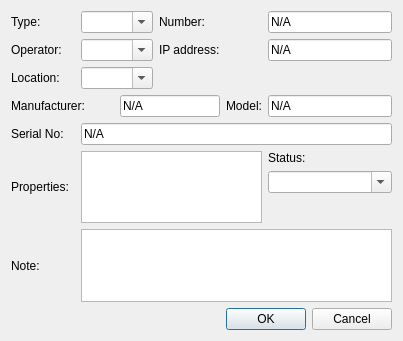
<?xml version="1.0" encoding="UTF-8"?>
<ui version="4.0">
 <class>Items</class>
 <widget class="QDialog" name="Items">
  <property name="geometry">
   <rect>
    <x>0</x>
    <y>0</y>
    <width>369</width>
    <height>341</height>
   </rect>
  </property>
  <property name="windowTitle">
   <string>Dialog</string>
  </property>
  <layout class="QGridLayout" name="gridLayout">
   <item row="0" column="0">
    <widget class="QLabel" name="label">
     <property name="text">
      <string>Type:</string>
     </property>
    </widget>
   </item>
   <item row="0" column="2" colspan="2">
    <widget class="InventoryComboBox" name="type_comboBox">
     <property name="editable">
      <bool>true</bool>
     </property>
     <property name="currentIndex">
      <number>-1</number>
     </property>
    </widget>
   </item>
   <item row="0" column="4">
    <widget class="QLabel" name="label_2">
     <property name="text">
      <string>Number:</string>
     </property>
    </widget>
   </item>
   <item row="0" column="6">
    <widget class="InventoryLineEdit" name="number_lineEdit">
     <property name="text">
      <string>N/A</string>
     </property>
    </widget>
   </item>
   <item row="1" column="0">
    <widget class="QLabel" name="label_3">
     <property name="text">
      <string>Operator:</string>
     </property>
    </widget>
   </item>
   <item row="1" column="2" colspan="2">
    <widget class="InventoryComboBox" name="operator_comboBox">
     <property name="editable">
      <bool>true</bool>
     </property>
    </widget>
   </item>
   <item row="1" column="4">
    <widget class="QLabel" name="label_7">
     <property name="text">
      <string>IP address:</string>
     </property>
    </widget>
   </item>
   <item row="1" column="6">
    <widget class="InventoryLineEdit" name="ipaddress_lineEdit">
     <property name="text">
      <string>N/A</string>
     </property>
    </widget>
   </item>
   <item row="2" column="0">
    <widget class="QLabel" name="label_4">
     <property name="text">
      <string>Location:</string>
     </property>
    </widget>
   </item>
   <item row="2" column="2" colspan="2">
    <widget class="InventoryComboBox" name="location_comboBox">
     <property name="editable">
      <bool>true</bool>
     </property>
    </widget>
   </item>
   <item row="3" column="0" colspan="3">
    <widget class="QLabel" name="label_5">
     <property name="text">
      <string>Manufacturer:</string>
     </property>
    </widget>
   </item>
   <item row="3" column="3" colspan="2">
    <widget class="InventoryLineEdit" name="manufacturer_lineEdit">
     <property name="text">
      <string>N/A</string>
     </property>
    </widget>
   </item>
   <item row="3" column="5">
    <widget class="QLabel" name="label_6">
     <property name="text">
      <string>Model:</string>
     </property>
    </widget>
   </item>
   <item row="3" column="6">
    <widget class="InventoryLineEdit" name="model_lineEdit">
     <property name="text">
      <string>N/A</string>
     </property>
    </widget>
   </item>
   <item row="4" column="0">
    <widget class="QLabel" name="label_8">
     <property name="text">
      <string>Serial No:</string>
     </property>
    </widget>
   </item>
   <item row="4" column="2" colspan="5">
    <widget class="InventoryLineEdit" name="serialno_lineEdit">
     <property name="text">
      <string>N/A</string>
     </property>
    </widget>
   </item>
   <item row="7" column="0">
    <widget class="QLabel" name="label_9">
     <property name="text">
      <string>Note:</string>
     </property>
    </widget>
   </item>
   <item row="7" column="2" colspan="5">
    <widget class="QTextEdit" name="note_textEdit"/>
   </item>
   <item row="9" column="5" colspan="2">
    <widget class="QDialogButtonBox" name="buttonBox">
     <property name="orientation">
      <enum>Qt::Horizontal</enum>
     </property>
     <property name="standardButtons">
      <set>QDialogButtonBox::Cancel|QDialogButtonBox::Ok</set>
     </property>
    </widget>
   </item>
   <item row="5" column="0">
    <widget class="QLabel" name="label_11">
     <property name="text">
      <string>Properties:</string>
     </property>
    </widget>
   </item>
   <item row="5" column="6">
    <layout class="QVBoxLayout" name="verticalLayout">
     <item>
      <widget class="QLabel" name="label_10">
       <property name="text">
        <string>Status:</string>
       </property>
      </widget>
     </item>
     <item>
      <widget class="InventoryComboBox" name="status_comboBox">
       <property name="editable">
        <bool>true</bool>
       </property>
      </widget>
     </item>
     <item>
      <spacer name="verticalSpacer">
       <property name="orientation">
        <enum>Qt::Vertical</enum>
       </property>
       <property name="sizeHint" stdset="0">
        <size>
         <width>20</width>
         <height>18</height>
        </size>
       </property>
      </spacer>
     </item>
    </layout>
   </item>
   <item row="5" column="2" colspan="4">
    <widget class="QTreeView" name="properties_treeView"/>
   </item>
  </layout>
 </widget>
 <customwidgets>
  <customwidget>
   <class>InventoryComboBox</class>
   <extends>QComboBox</extends>
   <header>inventorycombobox.h</header>
  </customwidget>
  <customwidget>
   <class>InventoryLineEdit</class>
   <extends>QLineEdit</extends>
   <header>inventorylineedit.h</header>
  </customwidget>
 </customwidgets>
 <resources/>
 <connections>
  <connection>
   <sender>buttonBox</sender>
   <signal>accepted()</signal>
   <receiver>Items</receiver>
   <slot>accept()</slot>
   <hints>
    <hint type="sourcelabel">
     <x>248</x>
     <y>254</y>
    </hint>
    <hint type="destinationlabel">
     <x>157</x>
     <y>274</y>
    </hint>
   </hints>
  </connection>
  <connection>
   <sender>buttonBox</sender>
   <signal>rejected()</signal>
   <receiver>Items</receiver>
   <slot>reject()</slot>
   <hints>
    <hint type="sourcelabel">
     <x>316</x>
     <y>260</y>
    </hint>
    <hint type="destinationlabel">
     <x>286</x>
     <y>274</y>
    </hint>
   </hints>
  </connection>
 </connections>
</ui>
